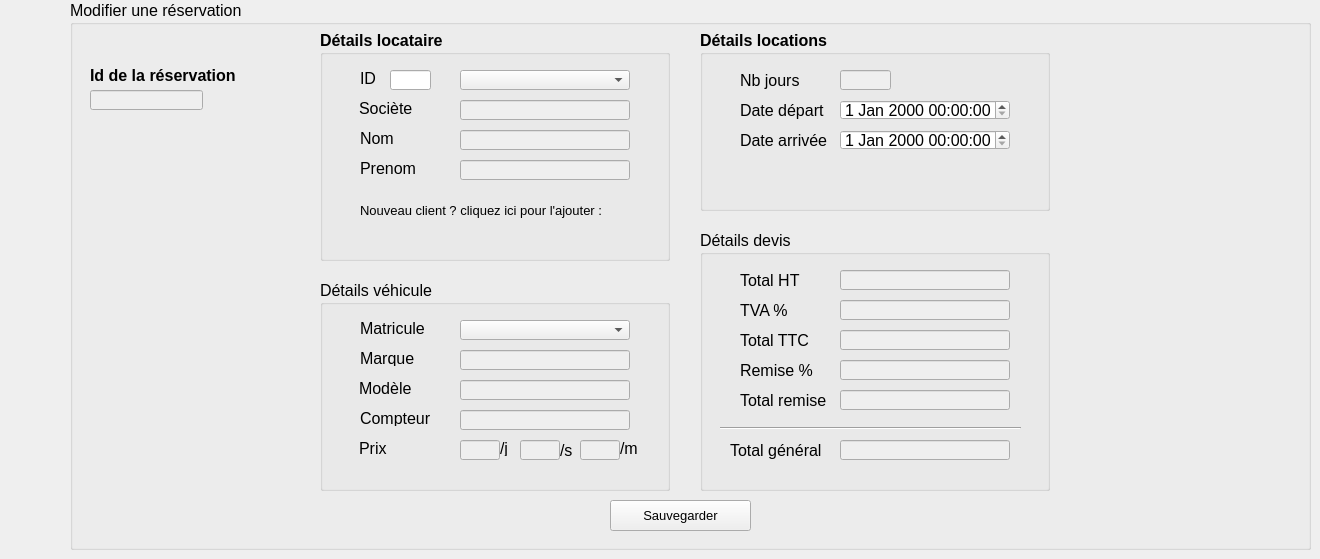
     <widget class="QWidget" name="page_modifier_res">
      <widget class="QPushButton" name="valider_modif_res">
       <property name="geometry">
        <rect>
         <x>610</x>
         <y>500</y>
         <width>141</width>
         <height>31</height>
        </rect>
       </property>
       <property name="font">
        <font>
         <pointsize>10</pointsize>
         <weight>50</weight>
         <bold>false</bold>
        </font>
       </property>
       <property name="styleSheet">
        <string notr="true"/>
       </property>
       <property name="text">
        <string>Sauvegarder</string>
       </property>
       <property name="icon">
        <iconset resource="images.qrc">
         <normaloff>:/save.png</normaloff>:/save.png</iconset>
       </property>
       <property name="iconSize">
        <size>
         <width>20</width>
         <height>20</height>
        </size>
       </property>
      </widget>
      <widget class="QGroupBox" name="groupBox_4">
       <property name="geometry">
        <rect>
         <x>70</x>
         <y>0</y>
         <width>1241</width>
         <height>550</height>
        </rect>
       </property>
       <property name="font">
        <font>
         <pointsize>12</pointsize>
        </font>
       </property>
       <property name="title">
        <string>Modifier une réservation</string>
       </property>
       <widget class="QLabel" name="label_47">
        <property name="geometry">
         <rect>
          <x>20</x>
          <y>60</y>
          <width>171</width>
          <height>31</height>
         </rect>
        </property>
        <property name="font">
         <font>
          <pointsize>12</pointsize>
          <weight>75</weight>
          <bold>true</bold>
         </font>
        </property>
        <property name="text">
         <string>Id de la réservation</string>
        </property>
       </widget>
       <widget class="QGroupBox" name="groupBox_8">
        <property name="geometry">
         <rect>
          <x>630</x>
          <y>230</y>
          <width>350</width>
          <height>261</height>
         </rect>
        </property>
        <property name="title">
         <string>Détails devis</string>
        </property>
        <widget class="QLineEdit" name="res_remise_3">
         <property name="enabled">
          <bool>false</bool>
         </property>
         <property name="geometry">
          <rect>
           <x>140</x>
           <y>130</y>
           <width>170</width>
           <height>20</height>
          </rect>
         </property>
         <property name="font">
          <font>
           <pointsize>12</pointsize>
           <weight>50</weight>
           <bold>false</bold>
          </font>
         </property>
        </widget>
        <widget class="QLineEdit" name="res_totalTTC_3">
         <property name="enabled">
          <bool>false</bool>
         </property>
         <property name="geometry">
          <rect>
           <x>140</x>
           <y>100</y>
           <width>170</width>
           <height>20</height>
          </rect>
         </property>
         <property name="font">
          <font>
           <pointsize>12</pointsize>
           <weight>50</weight>
           <bold>false</bold>
          </font>
         </property>
        </widget>
        <widget class="QLabel" name="label_83">
         <property name="geometry">
          <rect>
           <x>40</x>
           <y>130</y>
           <width>90</width>
           <height>20</height>
          </rect>
         </property>
         <property name="font">
          <font>
           <pointsize>12</pointsize>
           <weight>50</weight>
           <bold>false</bold>
          </font>
         </property>
         <property name="text">
          <string>Remise %</string>
         </property>
        </widget>
        <widget class="QLineEdit" name="res_totalHT_3">
         <property name="enabled">
          <bool>false</bool>
         </property>
         <property name="geometry">
          <rect>
           <x>140</x>
           <y>40</y>
           <width>170</width>
           <height>20</height>
          </rect>
         </property>
         <property name="font">
          <font>
           <pointsize>12</pointsize>
           <weight>50</weight>
           <bold>false</bold>
          </font>
         </property>
        </widget>
        <widget class="QLabel" name="label_45">
         <property name="geometry">
          <rect>
           <x>40</x>
           <y>40</y>
           <width>90</width>
           <height>20</height>
          </rect>
         </property>
         <property name="font">
          <font>
           <pointsize>12</pointsize>
           <weight>50</weight>
           <bold>false</bold>
          </font>
         </property>
         <property name="text">
          <string>Total HT</string>
         </property>
        </widget>
        <widget class="QLabel" name="label_84">
         <property name="geometry">
          <rect>
           <x>40</x>
           <y>100</y>
           <width>90</width>
           <height>20</height>
          </rect>
         </property>
         <property name="font">
          <font>
           <pointsize>12</pointsize>
           <weight>50</weight>
           <bold>false</bold>
          </font>
         </property>
         <property name="text">
          <string>Total TTC</string>
         </property>
        </widget>
        <widget class="QLabel" name="label_85">
         <property name="geometry">
          <rect>
           <x>40</x>
           <y>160</y>
           <width>90</width>
           <height>20</height>
          </rect>
         </property>
         <property name="font">
          <font>
           <pointsize>12</pointsize>
           <weight>50</weight>
           <bold>false</bold>
          </font>
         </property>
         <property name="text">
          <string>Total remise</string>
         </property>
        </widget>
        <widget class="QLineEdit" name="res_totRemise_3">
         <property name="enabled">
          <bool>false</bool>
         </property>
         <property name="geometry">
          <rect>
           <x>140</x>
           <y>160</y>
           <width>170</width>
           <height>20</height>
          </rect>
         </property>
         <property name="font">
          <font>
           <pointsize>12</pointsize>
           <weight>50</weight>
           <bold>false</bold>
          </font>
         </property>
        </widget>
        <widget class="QLineEdit" name="res_totalG_3">
         <property name="enabled">
          <bool>false</bool>
         </property>
         <property name="geometry">
          <rect>
           <x>140</x>
           <y>210</y>
           <width>170</width>
           <height>20</height>
          </rect>
         </property>
         <property name="font">
          <font>
           <pointsize>12</pointsize>
          </font>
         </property>
        </widget>
        <widget class="QLabel" name="label_86">
         <property name="geometry">
          <rect>
           <x>30</x>
           <y>210</y>
           <width>101</width>
           <height>20</height>
          </rect>
         </property>
         <property name="font">
          <font>
           <pointsize>12</pointsize>
           <weight>50</weight>
           <bold>false</bold>
          </font>
         </property>
         <property name="text">
          <string>Total général</string>
         </property>
        </widget>
        <widget class="Line" name="line_3">
         <property name="geometry">
          <rect>
           <x>20</x>
           <y>190</y>
           <width>301</width>
           <height>16</height>
          </rect>
         </property>
         <property name="orientation">
          <enum>Qt::Horizontal</enum>
         </property>
        </widget>
        <widget class="QLineEdit" name="res_tva_3">
         <property name="enabled">
          <bool>false</bool>
         </property>
         <property name="geometry">
          <rect>
           <x>140</x>
           <y>70</y>
           <width>170</width>
           <height>20</height>
          </rect>
         </property>
         <property name="font">
          <font>
           <pointsize>12</pointsize>
           <weight>50</weight>
           <bold>false</bold>
          </font>
         </property>
        </widget>
        <widget class="QLabel" name="label_87">
         <property name="geometry">
          <rect>
           <x>40</x>
           <y>70</y>
           <width>90</width>
           <height>20</height>
          </rect>
         </property>
         <property name="font">
          <font>
           <pointsize>12</pointsize>
           <weight>50</weight>
           <bold>false</bold>
          </font>
         </property>
         <property name="text">
          <string>TVA %</string>
         </property>
        </widget>
        <widget class="QPushButton" name="res_calculer_3">
         <property name="geometry">
          <rect>
           <x>315</x>
           <y>15</y>
           <width>30</width>
           <height>30</height>
          </rect>
         </property>
         <property name="styleSheet">
          <string notr="true">#res_calculer_3{
background-color : transparent;
border-image : url(:/calcul.png);
background : none;
border : none;
background-repeat : none;
}</string>
         </property>
         <property name="text">
          <string/>
         </property>
        </widget>
       </widget>
       <widget class="QGroupBox" name="detailsLocataire_2">
        <property name="geometry">
         <rect>
          <x>250</x>
          <y>30</y>
          <width>350</width>
          <height>231</height>
         </rect>
        </property>
        <property name="font">
         <font>
          <pointsize>12</pointsize>
          <weight>75</weight>
          <bold>true</bold>
         </font>
        </property>
        <property name="title">
         <string>Détails locataire</string>
        </property>
        <widget class="QComboBox" name="res_IdClient_comboBox_3">
         <property name="geometry">
          <rect>
           <x>140</x>
           <y>40</y>
           <width>170</width>
           <height>20</height>
          </rect>
         </property>
         <property name="font">
          <font>
           <pointsize>12</pointsize>
           <weight>50</weight>
           <bold>false</bold>
          </font>
         </property>
        </widget>
        <widget class="QLabel" name="label_90">
         <property name="geometry">
          <rect>
           <x>40</x>
           <y>40</y>
           <width>90</width>
           <height>16</height>
          </rect>
         </property>
         <property name="font">
          <font>
           <pointsize>12</pointsize>
           <weight>50</weight>
           <bold>false</bold>
          </font>
         </property>
         <property name="text">
          <string>ID</string>
         </property>
        </widget>
        <widget class="QLineEdit" name="res_IdClient_3">
         <property name="geometry">
          <rect>
           <x>70</x>
           <y>40</y>
           <width>41</width>
           <height>20</height>
          </rect>
         </property>
         <property name="font">
          <font>
           <pointsize>12</pointsize>
           <weight>50</weight>
           <bold>false</bold>
          </font>
         </property>
        </widget>
        <widget class="QLabel" name="label_91">
         <property name="geometry">
          <rect>
           <x>39</x>
           <y>70</y>
           <width>90</width>
           <height>16</height>
          </rect>
         </property>
         <property name="font">
          <font>
           <pointsize>12</pointsize>
           <weight>50</weight>
           <bold>false</bold>
          </font>
         </property>
         <property name="text">
          <string>Sociète</string>
         </property>
        </widget>
        <widget class="QLineEdit" name="res_societeCl_3">
         <property name="enabled">
          <bool>false</bool>
         </property>
         <property name="geometry">
          <rect>
           <x>140</x>
           <y>70</y>
           <width>170</width>
           <height>20</height>
          </rect>
         </property>
         <property name="font">
          <font>
           <pointsize>12</pointsize>
           <weight>50</weight>
           <bold>false</bold>
          </font>
         </property>
        </widget>
        <widget class="QLineEdit" name="res_nomCl_3">
         <property name="enabled">
          <bool>false</bool>
         </property>
         <property name="geometry">
          <rect>
           <x>140</x>
           <y>100</y>
           <width>170</width>
           <height>20</height>
          </rect>
         </property>
         <property name="font">
          <font>
           <pointsize>12</pointsize>
           <weight>50</weight>
           <bold>false</bold>
          </font>
         </property>
         <property name="text">
          <string/>
         </property>
        </widget>
        <widget class="QLabel" name="label_92">
         <property name="geometry">
          <rect>
           <x>40</x>
           <y>100</y>
           <width>90</width>
           <height>16</height>
          </rect>
         </property>
         <property name="font">
          <font>
           <pointsize>12</pointsize>
           <weight>50</weight>
           <bold>false</bold>
          </font>
         </property>
         <property name="text">
          <string>Nom</string>
         </property>
        </widget>
        <widget class="QLineEdit" name="res_prenomCl_3">
         <property name="enabled">
          <bool>false</bool>
         </property>
         <property name="geometry">
          <rect>
           <x>140</x>
           <y>130</y>
           <width>170</width>
           <height>20</height>
          </rect>
         </property>
         <property name="font">
          <font>
           <pointsize>12</pointsize>
           <weight>50</weight>
           <bold>false</bold>
          </font>
         </property>
        </widget>
        <widget class="QLabel" name="label_93">
         <property name="geometry">
          <rect>
           <x>40</x>
           <y>130</y>
           <width>90</width>
           <height>16</height>
          </rect>
         </property>
         <property name="font">
          <font>
           <pointsize>12</pointsize>
           <weight>50</weight>
           <bold>false</bold>
          </font>
         </property>
         <property name="text">
          <string>Prenom</string>
         </property>
        </widget>
        <widget class="QLabel" name="label_94">
         <property name="geometry">
          <rect>
           <x>40</x>
           <y>170</y>
           <width>251</width>
           <height>20</height>
          </rect>
         </property>
         <property name="font">
          <font>
           <pointsize>10</pointsize>
           <weight>50</weight>
           <bold>false</bold>
          </font>
         </property>
         <property name="text">
          <string>Nouveau client ? cliquez ici pour l'ajouter :</string>
         </property>
        </widget>
        <widget class="QPushButton" name="res_nv_client_3">
         <property name="geometry">
          <rect>
           <x>290</x>
           <y>170</y>
           <width>20</width>
           <height>20</height>
          </rect>
         </property>
         <property name="font">
          <font>
           <pointsize>10</pointsize>
           <weight>75</weight>
           <bold>true</bold>
          </font>
         </property>
         <property name="styleSheet">
          <string notr="true">#res_nv_client_3{
background-color : transparent;
border-image : url(:/add.png);
background : none;
border : none;
background-repeat : none;
}</string>
         </property>
         <property name="text">
          <string/>
         </property>
        </widget>
       </widget>
       <widget class="QGroupBox" name="groupBox_9">
        <property name="geometry">
         <rect>
          <x>630</x>
          <y>30</y>
          <width>350</width>
          <height>181</height>
         </rect>
        </property>
        <property name="font">
         <font>
          <pointsize>12</pointsize>
          <weight>75</weight>
          <bold>true</bold>
         </font>
        </property>
        <property name="title">
         <string>Détails locations</string>
        </property>
        <widget class="QDateTimeEdit" name="res_dateAr_3">
         <property name="geometry">
          <rect>
           <x>140</x>
           <y>100</y>
           <width>170</width>
           <height>20</height>
          </rect>
         </property>
         <property name="font">
          <font>
           <pointsize>12</pointsize>
           <weight>50</weight>
           <bold>false</bold>
          </font>
         </property>
        </widget>
        <widget class="QDateTimeEdit" name="res_dateDep_3">
         <property name="geometry">
          <rect>
           <x>140</x>
           <y>70</y>
           <width>170</width>
           <height>20</height>
          </rect>
         </property>
         <property name="font">
          <font>
           <pointsize>12</pointsize>
           <weight>50</weight>
           <bold>false</bold>
          </font>
         </property>
        </widget>
        <widget class="QLabel" name="label_46">
         <property name="geometry">
          <rect>
           <x>40</x>
           <y>100</y>
           <width>90</width>
           <height>20</height>
          </rect>
         </property>
         <property name="font">
          <font>
           <pointsize>12</pointsize>
           <weight>50</weight>
           <bold>false</bold>
          </font>
         </property>
         <property name="text">
          <string>Date arrivée</string>
         </property>
        </widget>
        <widget class="QLabel" name="label_88">
         <property name="geometry">
          <rect>
           <x>40</x>
           <y>70</y>
           <width>90</width>
           <height>20</height>
          </rect>
         </property>
         <property name="font">
          <font>
           <pointsize>12</pointsize>
           <weight>50</weight>
           <bold>false</bold>
          </font>
         </property>
         <property name="text">
          <string>Date départ</string>
         </property>
        </widget>
        <widget class="QLabel" name="label_89">
         <property name="geometry">
          <rect>
           <x>40</x>
           <y>40</y>
           <width>90</width>
           <height>20</height>
          </rect>
         </property>
         <property name="font">
          <font>
           <pointsize>12</pointsize>
           <weight>50</weight>
           <bold>false</bold>
          </font>
         </property>
         <property name="text">
          <string>Nb jours</string>
         </property>
        </widget>
        <widget class="QLineEdit" name="res_nbJ_3">
         <property name="enabled">
          <bool>false</bool>
         </property>
         <property name="geometry">
          <rect>
           <x>140</x>
           <y>40</y>
           <width>51</width>
           <height>20</height>
          </rect>
         </property>
         <property name="font">
          <font>
           <pointsize>12</pointsize>
           <weight>50</weight>
           <bold>false</bold>
          </font>
         </property>
         <property name="text">
          <string/>
         </property>
        </widget>
       </widget>
       <widget class="QGroupBox" name="groupBox_10">
        <property name="geometry">
         <rect>
          <x>250</x>
          <y>280</y>
          <width>350</width>
          <height>211</height>
         </rect>
        </property>
        <property name="font">
         <font>
          <pointsize>12</pointsize>
         </font>
        </property>
        <property name="title">
         <string>Détails véhicule</string>
        </property>
        <widget class="QLabel" name="label_95">
         <property name="geometry">
          <rect>
           <x>40</x>
           <y>40</y>
           <width>90</width>
           <height>16</height>
          </rect>
         </property>
         <property name="font">
          <font>
           <pointsize>12</pointsize>
           <weight>50</weight>
           <bold>false</bold>
          </font>
         </property>
         <property name="text">
          <string>Matricule</string>
         </property>
        </widget>
        <widget class="QLabel" name="label_96">
         <property name="geometry">
          <rect>
           <x>40</x>
           <y>70</y>
           <width>90</width>
           <height>16</height>
          </rect>
         </property>
         <property name="font">
          <font>
           <pointsize>12</pointsize>
           <weight>50</weight>
           <bold>false</bold>
          </font>
         </property>
         <property name="text">
          <string>Marque</string>
         </property>
        </widget>
        <widget class="QLineEdit" name="res_marque_3">
         <property name="enabled">
          <bool>false</bool>
         </property>
         <property name="geometry">
          <rect>
           <x>140</x>
           <y>70</y>
           <width>170</width>
           <height>20</height>
          </rect>
         </property>
         <property name="font">
          <font>
           <pointsize>12</pointsize>
           <weight>50</weight>
           <bold>false</bold>
          </font>
         </property>
        </widget>
        <widget class="QLabel" name="label_97">
         <property name="geometry">
          <rect>
           <x>39</x>
           <y>100</y>
           <width>90</width>
           <height>16</height>
          </rect>
         </property>
         <property name="font">
          <font>
           <pointsize>12</pointsize>
           <weight>50</weight>
           <bold>false</bold>
          </font>
         </property>
         <property name="text">
          <string>Modèle</string>
         </property>
        </widget>
        <widget class="QLineEdit" name="res_modele_3">
         <property name="enabled">
          <bool>false</bool>
         </property>
         <property name="geometry">
          <rect>
           <x>140</x>
           <y>100</y>
           <width>170</width>
           <height>20</height>
          </rect>
         </property>
         <property name="font">
          <font>
           <pointsize>12</pointsize>
           <weight>50</weight>
           <bold>false</bold>
          </font>
         </property>
        </widget>
        <widget class="QLineEdit" name="res_compt_3">
         <property name="enabled">
          <bool>false</bool>
         </property>
         <property name="geometry">
          <rect>
           <x>140</x>
           <y>130</y>
           <width>170</width>
           <height>20</height>
          </rect>
         </property>
         <property name="font">
          <font>
           <pointsize>12</pointsize>
           <weight>50</weight>
           <bold>false</bold>
          </font>
         </property>
        </widget>
        <widget class="QLabel" name="label_98">
         <property name="geometry">
          <rect>
           <x>40</x>
           <y>130</y>
           <width>90</width>
           <height>16</height>
          </rect>
         </property>
         <property name="font">
          <font>
           <pointsize>12</pointsize>
           <weight>50</weight>
           <bold>false</bold>
          </font>
         </property>
         <property name="text">
          <string>Compteur</string>
         </property>
        </widget>
        <widget class="QLabel" name="label_99">
         <property name="geometry">
          <rect>
           <x>39</x>
           <y>160</y>
           <width>61</width>
           <height>16</height>
          </rect>
         </property>
         <property name="font">
          <font>
           <pointsize>12</pointsize>
           <weight>50</weight>
           <bold>false</bold>
          </font>
         </property>
         <property name="text">
          <string>Prix</string>
         </property>
        </widget>
        <widget class="QLineEdit" name="res_prixJ_3">
         <property name="enabled">
          <bool>false</bool>
         </property>
         <property name="geometry">
          <rect>
           <x>140</x>
           <y>160</y>
           <width>40</width>
           <height>20</height>
          </rect>
         </property>
         <property name="font">
          <font>
           <pointsize>12</pointsize>
           <weight>50</weight>
           <bold>false</bold>
          </font>
         </property>
        </widget>
        <widget class="QLineEdit" name="res_prixS_3">
         <property name="enabled">
          <bool>false</bool>
         </property>
         <property name="geometry">
          <rect>
           <x>200</x>
           <y>160</y>
           <width>40</width>
           <height>20</height>
          </rect>
         </property>
         <property name="font">
          <font>
           <pointsize>12</pointsize>
           <weight>50</weight>
           <bold>false</bold>
          </font>
         </property>
        </widget>
        <widget class="QLineEdit" name="res_prixM_3">
         <property name="enabled">
          <bool>false</bool>
         </property>
         <property name="geometry">
          <rect>
           <x>260</x>
           <y>160</y>
           <width>40</width>
           <height>20</height>
          </rect>
         </property>
         <property name="font">
          <font>
           <pointsize>12</pointsize>
           <weight>50</weight>
           <bold>false</bold>
          </font>
         </property>
        </widget>
        <widget class="QLabel" name="label_100">
         <property name="geometry">
          <rect>
           <x>180</x>
           <y>160</y>
           <width>16</width>
           <height>16</height>
          </rect>
         </property>
         <property name="font">
          <font>
           <pointsize>12</pointsize>
           <weight>50</weight>
           <bold>false</bold>
          </font>
         </property>
         <property name="text">
          <string>/j</string>
         </property>
        </widget>
        <widget class="QLabel" name="label_101">
         <property name="geometry">
          <rect>
           <x>240</x>
           <y>160</y>
           <width>20</width>
           <height>20</height>
          </rect>
         </property>
         <property name="font">
          <font>
           <pointsize>12</pointsize>
           <weight>50</weight>
           <bold>false</bold>
          </font>
         </property>
         <property name="text">
          <string>/s</string>
         </property>
        </widget>
        <widget class="QLabel" name="label_102">
         <property name="geometry">
          <rect>
           <x>300</x>
           <y>160</y>
           <width>21</width>
           <height>16</height>
          </rect>
         </property>
         <property name="font">
          <font>
           <pointsize>12</pointsize>
           <weight>50</weight>
           <bold>false</bold>
          </font>
         </property>
         <property name="text">
          <string>/m</string>
         </property>
        </widget>
        <widget class="QComboBox" name="res_mat_comboBox_3">
         <property name="geometry">
          <rect>
           <x>140</x>
           <y>40</y>
           <width>170</width>
           <height>20</height>
          </rect>
         </property>
         <property name="font">
          <font>
           <pointsize>12</pointsize>
           <weight>50</weight>
           <bold>false</bold>
          </font>
         </property>
        </widget>
       </widget>
       <widget class="QLineEdit" name="res_IDRes">
        <property name="enabled">
         <bool>false</bool>
        </property>
        <property name="geometry">
         <rect>
          <x>20</x>
          <y>90</y>
          <width>113</width>
          <height>20</height>
         </rect>
        </property>
       </widget>
      </widget>
      <widget class="QPushButton" name="afficher_res_2">
       <property name="geometry">
        <rect>
         <x>20</x>
         <y>60</y>
         <width>30</width>
         <height>30</height>
        </rect>
       </property>
       <property name="styleSheet">
        <string notr="true">#afficher_res_2{
background-color : transparent;
border-image : url(:/return.png);
background : none;
border : none;
background-repeat : none;
}</string>
       </property>
       <property name="text">
        <string/>
       </property>
      </widget>
      <zorder>groupBox_4</zorder>
      <zorder>valider_modif_res</zorder>
      <zorder>afficher_res_2</zorder>
     </widget>
